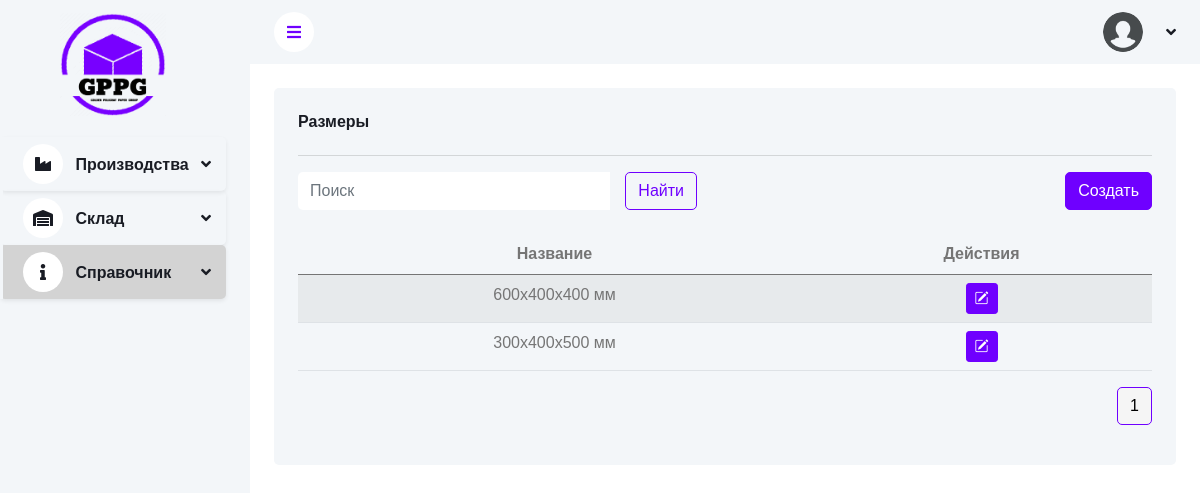
The page /info/box-sizes/ on the database as committed earlier.
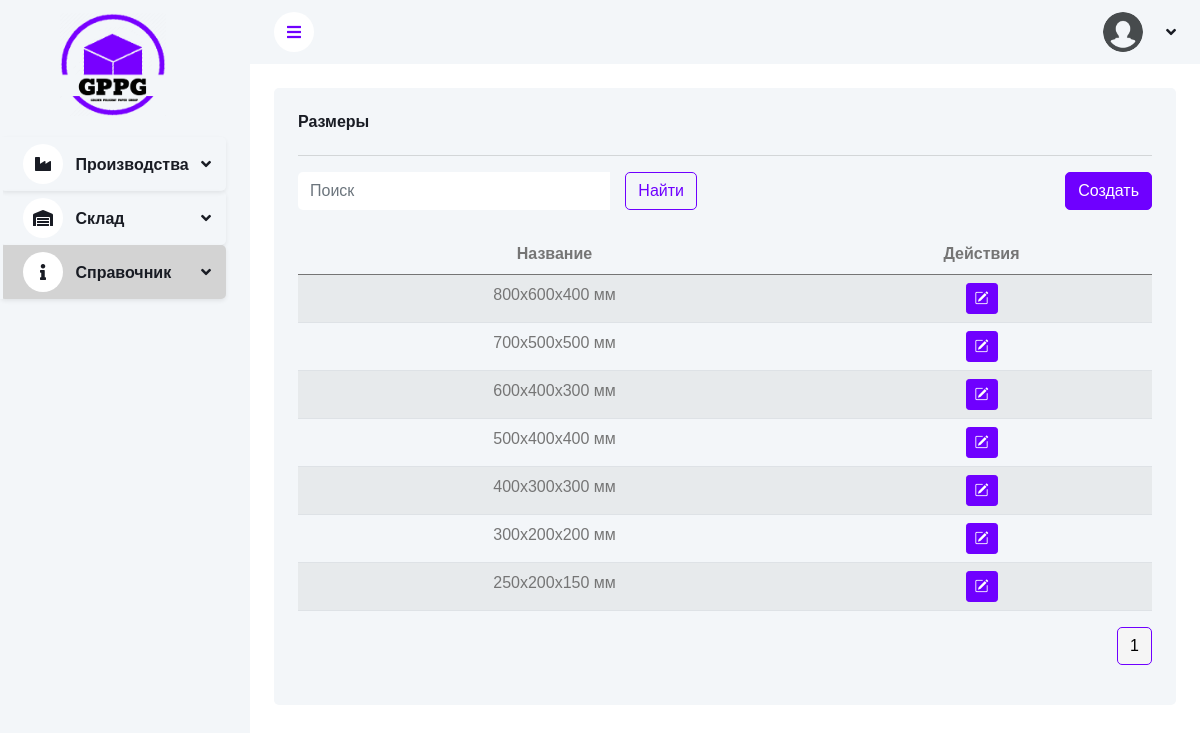
The same page on the database as committed later.
### apps/info/models.py (models this page shows, shortened)
class BoxSize(BaseModel):
	name = models.CharField(max_length=100, null=True, blank=True, verbose_name="Название")
	width = models.PositiveIntegerField(verbose_name="Ширина")
	height = models.PositiveIntegerField(verbose_name="Высота")
	length = models.PositiveIntegerField(verbose_name="Длина")
	class Meta:
		verbose_name = "Размер коробки"
		verbose_name_plural = "Размеры коробок"

### apps/info/views.py (the view)
# urls.py: path('box-sizes/', BoxSizeListCreate.as_view(), name='box_size-list'),
class BoxSizeListCreate(BaseListCreateView):
	model = BoxSize
	form_class = BoxSizesForm
	template_name = "info/box_size_list.html"
	redirect_url = "info:box_size-list"

### apps/shared/views.py (called while the page is built)
	@staticmethod
	def apply_pagination_and_search(queryset, request):
		search_query = request.GET.get('search')
		if search_query:
			search_query = search_query.strip()
			queryset = queryset.filter(Q(name__icontains=search_query))
		page_size = request.GET.get("page_size", 12)
		paginator = Paginator(queryset, page_size)
		page_num = request.GET.get("page", 1)
		page_obj = paginator.get_page(page_num)
		return page_obj

	def get_cache_key(self):
		return f'{self.model.__name__.lower()}_list_data'

	def get_queryset(self):
		cache_key = self.get_cache_key()
		cached_data = cache.get(cache_key)
		if cached_data is None:
			queryset = self.model.objects.all().order_by('-created_time')
			cached_data = list(queryset)  # Преобразуем queryset в список
			cache.set(cache_key, cached_data, timeout=self.cache_timeout)
			print(f"Data fetched from database and cached with key: {cache_key}")
		else:
			print(f"Data fetched from cache with key: {cache_key}")
		return cached_data

	def get_form(self):
		return self.form_class

	def get_template_name(self):
		return self.template_name

### templates/info/box_size_list.html (shortened to what this page needs)
{% extends 'base.html' %}
{% load static %}
{% block content %}
    <div class="container-fluid pt-4 px-4">
        <div class="row g-4">
            <div class="col-sm-12">
                <div class="bg-light rounded h-100 p-4">
                    <h6 class="mb-4">Размеры</h6>
                    <hr>
                    <div class="row mb-2">
                        <div class="col-md-6">
                            {% include 'base/search_form.html' %}
                        </div>
                        <div class="col-md-6 text-end">
                            <button type="button" class="btn btn-primary" id="openCreateModalBtn"
                                    data-bs-toggle="modal" data-bs-target="#myModalCreate"
                                    data-action-url="{% url 'info:box_size-list' %}">Создать
                            </button>
                        </div>
                    </div>
                    <div class="table-responsive">
                        <table class="table table-striped">
                            <thead>
                            <tr class="text-center">
                                <th scope="col">Название</th>
                                <th scope="col">Действия</th>
                            </tr>
                            </thead>
                            <tbody>
                            {% for box_size in items %}
                                <tr class="text-center">
                                    <td>{{ box_size.name }}</td>
                                    <td>
                                        <a href="" type="button" class="btn btn-primary btn-sm"><i
                                                class="bi bi-pencil-square"></i></a>
                                    </td>
                                </tr>
                            {% endfor %}
                            </tbody>
                        </table>
                    </div>
                    {% include 'base/pagination.html' with items=items %}
                </div>
            </div>
        </div>
    </div>
{% endblock %}

Rows that differ between the two databases and show on the page:
removed BoxSize: name "600x400x400 мм"
removed BoxSize: name "300x400x500 мм"
added BoxSize: name "800x600x400 мм"
added BoxSize: name "700x500x500 мм"
added BoxSize: name "600x400x300 мм"
added BoxSize: name "500x400x400 мм"
added BoxSize: name "400x300x300 мм"
added BoxSize: name "300x200x200 мм"
added BoxSize: name "250x200x150 мм"
